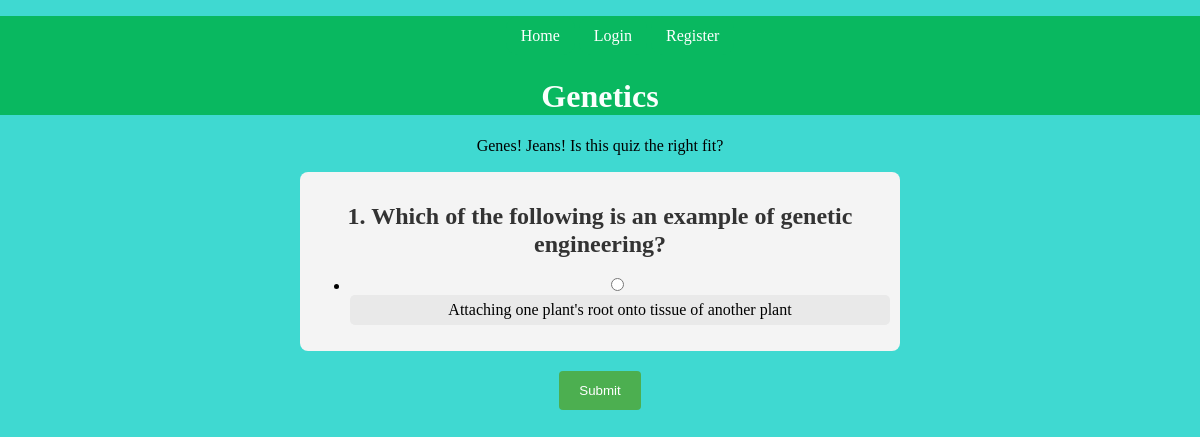
Screenshot of /quiz/2 with the database file from the repository.
### tables this page shows
CREATE TABLE 'quizzes' (quiz_id INTEGER PRIMARY KEY,'topic' TEXT NOT NULL, description TEXT);

CREATE TABLE answers (question_id INTEGER, answer_id INTEGER PRIMARY KEY, answer_text TEXT NOT NULL, is_correct BOOLEAN, FOREIGN KEY (question_id) REFERENCES questions (question_id));

CREATE TABLE questions (question_id INTEGER PRIMARY KEY, question_text TEXT NOT NULL, quiz_id INTEGER, FOREIGN KEY (quiz_id) REFERENCES quizzes (quiz_id));

### bioboss.py (the view)
@app.route("/quiz/<int:quiz_id>")
def quiz_page(quiz_id):
    quiz = get_quiz_by_id(quiz_id)
    if quiz:
        return render_template("quiz_page.html", quiz=quiz)
    else:
        return "Quiz not found."

### bioboss.py (called while the page is built)
def get_db_connection():
    conn = sqlite3.connect("bioboss.db")
    conn.row_factory = sqlite3.Row
    return conn

### templates/quiz_page.html (shortened to what this page needs)
<!DOCTYPE html>
<html lang="en">
<head>
    <link href="{{ url_for('static', filename='style.css')}}" rel="stylesheet" />
</head>
<body>
    <div class="parent">
        <div class="header">
            {% from "navbar.html" import nav_bar %}
            {{ nav_bar() }}
            <h1>{{ quiz.topic }}</h1>
        </div>
        <p>{{ quiz.description }}</p>
        <form action="{{ url_for('submit_quiz', quiz_id=quiz.quiz_id) }}" method="post">
            {% for question in quiz['questions'] %}
                <div class="question">
                    <h2>{{ loop.index }}. {{ question['question_text'] }}</h2>
                    <ul>
                        {% for answer in question['answers'] %}
                            <li>
                                <input type="radio" name="{{ question['question_id'] }}" value="{{ answer['answer_id'] }}">
                                <label for="answer_{{ answer['answer_id'] }}">{{ answer['answer_text'] }}</label>
                            </li>
                        {% endfor %}
                    </ul>
                </div>
            {% endfor %}
            <button type="submit">Submit</button>
        </form>
    </div>
</body>
</html>

### static/style.css (style rules this page uses)
form { text-align: center; margin-left: auto; margin-right: auto; width: 50% }
body { background-color: #3fd9d1; font-family: "Montserrat"; font-size: 1rem; line-height: 1.2; margin: 0; text-align: center; }
.header { background-color: #09b860; color: #fafffd; }
h1 { text-align: center !important; }
.question { margin-bottom: 20px; padding: 10px; background-color: #f4f4f4; border-radius: 8px; }
.question h2 { color: #333; margin-bottom: 10px; }
.question input[type="radio"] { margin-right: 10px; }
.question label { display: block; padding: 5px; border-radius: 5px; background-color: #e9e9e9; cursor: pointer; }
button[type="submit"] { background-color: #4CAF50; color: white; padding: 12px 20px; border: none; border-radius: 4px; cursor: pointer; }

### rows the page displays
quizzes: topic "Genetics", description "Genes! Jeans! Is this quiz the right fit?"
answers: question_text "Which of the following is an example of genetic engineering?", answer_text "Attaching one plant's root onto tissue of another plant"
